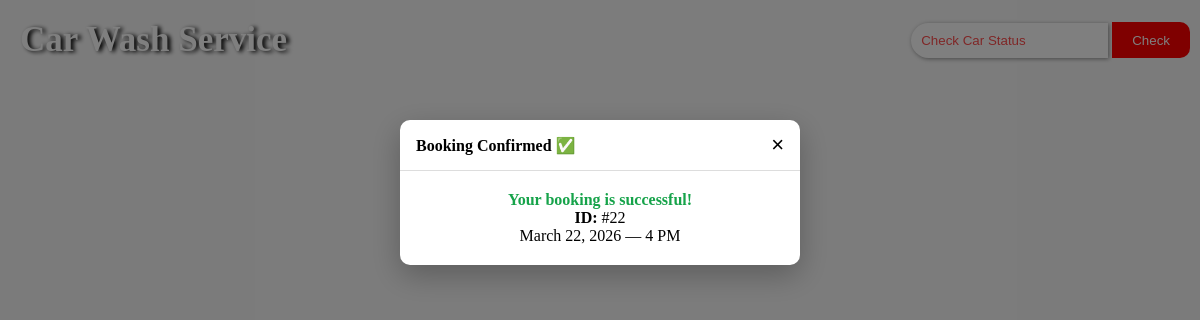
The app's page /success/22/ with its own data.
### booking/models.py (models this page shows, shortened)
class Booking(models.Model):
    STATUS_CHOICES = [
    ("pending", "Processing"),
    ("washing", "Washing"),
    ("completed", "Completed"),
    ("collected", "Car Collected"),
]
    status = models.CharField(max_length=20, choices=STATUS_CHOICES, default="pending")
    name = models.CharField(max_length=100)
    phone = models.CharField(
        max_length=15,
        validators=[RegexValidator(r"^[0-9+()-]+$")],
        blank=True,
        null=True
    )
    email = models.EmailField(blank=True, null=True)
    car_number = models.CharField(max_length=15)
    date = models.DateField()
    time_slot = models.ForeignKey(TimeSlot, on_delete=models.PROTECT)
    wash_type = models.ForeignKey(WashType, on_delete=models.PROTECT)
    status = models.CharField(max_length=20, choices=STATUS_CHOICES, default="pending")
    created_at = models.DateTimeField(auto_now_add=True)

class TimeSlot(models.Model):
    label = models.CharField(max_length=20)    # Example: "10:00 AM"
    order = models.PositiveIntegerField(default=0)
    class Meta:
        ordering = ["order"]

### booking/views.py (the view)
# urls.py: path("success/<int:booking_id>/", views.booking_success, name="booking_success"),
def booking_success(request, booking_id):
    booking = Booking.objects.get(pk=booking_id)
    return render(request, "booking/booking_success.html", {"booking": booking})

### booking/templates/booking/booking_success.html (shortened to what this page needs)
{% extends "booking/base.html" %}
{% block content %}
<div class="popup-overlay" id="successPopup">
    <div class="popup-box">
        <div class="popup-header">
            <h4>Booking Confirmed ✅</h4>
            <button class="popup-close" onclick="closePopup()">×</button>
        </div>
        <div class="popup-body">
            <p class="popup-success">Your booking is successful!</p>
            <p><strong>ID:</strong> #{{ booking.id }}</p>
            <p>{{ booking.date }} — {{ booking.time_slot.label }}</p>
        </div>
    </div>
</div>
{% endblock %}

### booking/static/booking/css/style.css (style rules this page uses)
* { margin: 0; padding: 0; box-sizing: border-box; }
html { overflow-y: scroll; }
body { background-color: #f8f8f8; }
::placeholder { color: red; opacity: 0.7; }
.popup-overlay { position: fixed; top: 0; left: 0; width: 100%; height: 100%; background: rgba(0, 0, 0, 0.5); display: none; justify-content: center; align-items: flex-start; padding-top: 120px; z-index: 999; }
.popup-box { background: white; width: 90%; max-width: 400px; border-radius: 10px; box-shadow: 0 10px 30px rgba(0, 0, 0, 0.25); animation: popupFade 0.3s ease; }
.popup-header { display: flex; justify-content: space-between; align-items: center; padding: 12px 16px; border-bottom: 1px solid #ddd; }
.popup-header h4 { margin: 0; }
.popup-close { background: none; border: none; font-size: 22px; cursor: pointer; }
.popup-body { padding: 20px; text-align: center; }
.popup-success { color: #16a34a; font-weight: 600; }

### records on screen
Booking: id "22", date "March 22, 2026", time_slot.label "4 PM"
